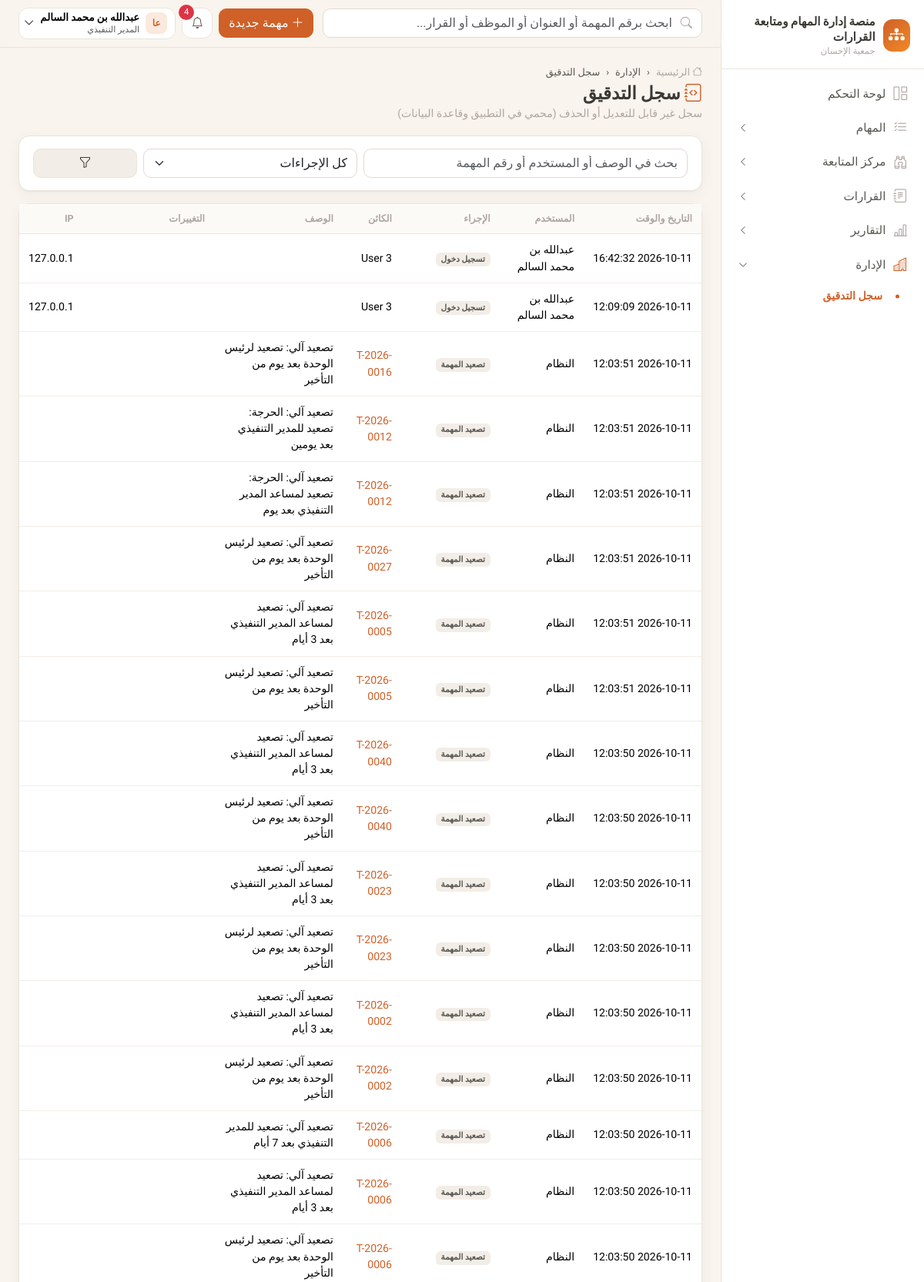
The page /settings/audit/ (signed in, upper part) on the database its author committed.
### apps/accounts/models.py (models this page shows, shortened)
class User(AbstractBaseUser, PermissionsMixin):
    email = models.EmailField("البريد الإلكتروني", unique=True)
    phone = models.CharField("رقم الجوال", max_length=20, unique=True, null=True, blank=True)
    full_name = models.CharField("الاسم الكامل", max_length=150)
    role = models.ForeignKey(Role, verbose_name="الدور", on_delete=models.PROTECT, null=True, related_name="users")
    is_active = models.BooleanField("الحساب نشط", default=True)
    is_staff = models.BooleanField(default=False)
    date_joined = models.DateTimeField(default=timezone.now)
    failed_login_count = models.PositiveSmallIntegerField(default=0)
    locked_until = models.DateTimeField(null=True, blank=True)
    otp_enabled = models.BooleanField("تفعيل التحقق الثنائي", default=False)
    must_change_password = models.BooleanField(default=False)
    objects = UserManager()
    USERNAME_FIELD = "email"
    EMAIL_FIELD = "email"
    REQUIRED_FIELDS = ["full_name"]
    class Meta:
        db_table = "users"
        verbose_name = "مستخدم"
        indexes = [models.Index(fields=["is_active"])]
    @cached_property
    def permission_codes(self):
        if not self.role_id:
            return frozenset()
        return frozenset(self.role.permissions.values_list("code", flat=True))

class Role(models.Model):
    code = models.CharField("الرمز", max_length=40, unique=True, choices=ROLES)
    name = models.CharField("الاسم", max_length=80)
    description = models.TextField("الوصف", blank=True)
    permissions = models.ManyToManyField(Permission, related_name="roles", blank=True, db_table="role_permissions")
    is_system = models.BooleanField(default=True)
    class Meta:
        db_table = "roles"
        verbose_name = "دور"

### apps/audit/models.py (models this page shows, shortened)
class AuditLog(models.Model):
    user = models.ForeignKey(settings.AUTH_USER_MODEL, null=True, blank=True, on_delete=models.SET_NULL, related_name="+")
    action = models.CharField(max_length=60, db_index=True)
    object_type = models.CharField(max_length=60, blank=True)
    object_id = models.CharField(max_length=60, blank=True)
    task = models.ForeignKey("tasks.Task", null=True, blank=True, on_delete=models.PROTECT, related_name="activity")
    description = models.TextField(blank=True)
    old_values = models.JSONField(null=True, blank=True)
    new_values = models.JSONField(null=True, blank=True)
    ip_address = models.GenericIPAddressField(null=True, blank=True)
    user_agent = models.CharField(max_length=300, blank=True)
    created_at = models.DateTimeField(auto_now_add=True, db_index=True)
    objects = ImmutableQuerySet.as_manager()
    class Meta:
        db_table = "audit_logs"
        ordering = ["-created_at", "-id"]
        indexes = [
            models.Index(fields=["task", "created_at"]),
            models.Index(fields=["object_type", "object_id"]),
            models.Index(fields=["user", "created_at"]),
        ]
    @property
    def action_label(self):
        return ACTIONS.get(self.action, self.action)

### apps/tasks/models.py (models this page shows, shortened)
class Task(models.Model):
    number = models.CharField("رقم المهمة", max_length=20, unique=True, null=True, blank=True)
    title = models.CharField("عنوان المهمة", max_length=250)
    description = models.TextField("وصف المهمة", blank=True)
    source = models.CharField("مصدر المهمة", max_length=30, choices=Source.choices, default=Source.STANDALONE)
    source_reference = models.CharField("مرجع المصدر", max_length=120, blank=True,
                                        help_text="رقم المراسلة أو الخطة أو المرجع الخارجي")
    task_type = models.ForeignKey(TaskType, verbose_name="نوع المهمة", null=True, blank=True, on_delete=models.SET_NULL, related_name="tasks")
    project = models.CharField("المشروع", max_length=150, blank=True)
    unit = models.ForeignKey("organization.Unit", verbose_name="الوحدة المسؤولة", on_delete=models.PROTECT, related_name="tasks")
    owner = models.ForeignKey("organization.Employee", verbose_name="المسؤول الرئيسي", on_delete=models.PROTECT, related_name="owned_tasks")
    created_by = models.ForeignKey(settings.AUTH_USER_MODEL, verbose_name="أنشأها", null=True, on_delete=models.SET_NULL, related_name="created_tasks")
    start_date = models.DateField("تاريخ البدء", default=timezone.localdate)
    due_date = models.DateField("تاريخ الاستحقاق")
    priority = models.CharField("الأولوية", max_length=20, choices=Priority.choices, default=Priority.NORMAL)
    confidentiality = models.CharField("مستوى السرية", max_length=20, choices=Confidentiality.choices, default=Confidentiality.NORMAL)
    status = models.CharField("الحالة", max_length=20, choices=Status.choices, default=Status.NEW)
    progress = models.PositiveSmallIntegerField("نسبة الإنجاز", default=0)
    expected_result = models.TextField("النتيجة المطلوبة", blank=True)
    success_indicator = models.CharField("مؤشر النجاح", max_length=250, blank=True)
    notes = models.TextField("ملاحظات", blank=True)
    requires_approval = models.BooleanField("يتطلب اعتماد الإنجاز", default=True)
    auto_progress = models.BooleanField("احتساب الإنجاز من المهام الفرعية", default=False)
    flag_needs_followup = models.BooleanField("بحاجة متابعة", default=False)
    flag_at_risk = models.BooleanField("مرشحة للتعثر", default=False)
    flag_stale = models.BooleanField("بدون تحديث", default=False)
    escalation_level = models.PositiveSmallIntegerField("مستوى التصعيد", default=0)
    needs_ed_decision = models.BooleanField("تتطلب قرار المدير التنفيذي", default=False)
    last_activity_at = models.DateTimeField("آخر تحديث", default=timezone.now)
    completed_at = models.DateTimeField("تاريخ الإنجاز", null=True, blank=True)
    approved_by = models.ForeignKey(settings.AUTH_USER_MODEL, null=True, blank=True, on_delete=models.SET_NULL, related_name="approved_tasks")
    approved_at = models.DateTimeField(null=True, blank=True)
    closed_at = models.DateTimeField(null=True, blank=True)
    created_at = models.DateTimeField(auto_now_add=True)
    updated_at = models.DateTimeField(auto_now=True)
    class Meta:
        db_table = "tasks"
        ordering = ["due_date", "-id"]
        indexes = [
            models.Index(fields=["status", "due_date"]),
            models.Index(fields=["unit", "status"]),
            models.Index(fields=["owner", "status"]),
            models.Index(fields=["priority", "status"]),
            models.Index(fields=["source"]),
            models.Index(fields=["last_activity_at"]),
            models.Index(fields=["created_at"]),
        ]
        constraints = [
            models.CheckConstraint(check=Q(progress__gte=0) & Q(progress__lte=100), name="task_progress_range"),
            models.CheckConstraint(check=Q(due_date__gte=models.F("start_date")), name="task_due_after_start"),
        ]
    def get_absolute_url(self):
        return reverse("tasks:detail", args=[self.pk])

### apps/core/views.py (the view)
# urls.py: path("audit/", views.audit_log, name="audit"),
@perm_required("admin.audit")
def audit_log(request):
    qs = AuditLog.objects.select_related("user", "task")
    q = request.GET.get("q", "").strip()
    if q:
        qs = qs.filter(Q(description__icontains=q) | Q(user__full_name__icontains=q) | Q(task__number__icontains=q))
    if request.GET.get("action"):
        qs = qs.filter(action=request.GET["action"])
    page = Paginator(qs, 40).get_page(request.GET.get("page"))
    return render(request, "core/audit.html", {"page_obj": page, "actions": sorted(ACTIONS.items(), key=lambda x: x[1])})

### apps/core/branding.py (called while the page is built)
def get_org():
    return get_setting("organization")

### apps/core/context_processors.py (called while the page is built)
def platform(request):
    org = get_org()
    ctx = {
        "ORG": org,
        "PLATFORM_NAME": org.get("platform_name") or "منصة إدارة المهام ومتابعة القرارات",
        "ORG_NAME": org.get("name"),
        "ORG_SHORT": org.get("short_name") or org.get("name"),
    }
    user = getattr(request, "user", None)
    if user and user.is_authenticated:
        from apps.notifications.models import Notification
        unread = Notification.objects.filter(recipient=user, is_read=False)
        ctx.update({
            "menu": build_menu(request),
            "unread_count": unread.count(),
            "latest_notifications": Notification.objects.filter(recipient=user).select_related("task")[:6],
            "current_employee": getattr(user, "employee", None),
        })
    return ctx

### apps/core/menu.py (called while the page is built)
def _visible(item, user):
    if item.get("perm") and not has_perm(user, item["perm"]):
        return False
    if item.get("needs_employee") and not getattr(user, "employee", None):
        return False
    return True

### apps/core/permissions.py (called while the page is built)
def has_perm(user, code):
    if not user or not user.is_authenticated or not user.is_active:
        return False
    if user.is_superuser:
        return True
    return code in user.permission_codes

def perm_required(*codes, any_of=False):
    def decorator(view):
        @wraps(view)
        def wrapper(request, *args, **kwargs):
            if not request.user.is_authenticated:
                from django.contrib.auth.views import redirect_to_login
                return redirect_to_login(request.get_full_path())
            checks = [has_perm(request.user, c) for c in codes]
            if (any_of and not any(checks)) or (not any_of and not all(checks)):
                raise PermissionDenied("ليس لديك صلاحية للوصول إلى هذه الصفحة")
            return view(request, *args, **kwargs)
        return wrapper
    return decorator

### apps/core/templatetags/ui.py (called while the page is built)
@register.filter
def can(user, code):
    return has_perm(user, code)

@register.filter
def initials(name):
    parts = (name or "").split()
    if not parts:
        return "؟"
    return parts[0][:1] + (parts[-1][:1] if len(parts) > 1 else "")

@register.filter
def get_item(d, key):
    try:
        return d.get(key)
    except AttributeError:
        return None

### apps/notifications/models.py (called while the page is built)
    @property
    def icon(self):
        return EVENTS.get(self.event, ("", "bi-bell", "secondary"))[1]

    @property
    def tone(self):
        return EVENTS.get(self.event, ("", "bi-bell", "secondary"))[2]

### templates/core/audit.html (shortened to what this page needs)
{% extends "base.html" %}
{% load ui %}
{% block breadcrumbs %}<li class="breadcrumb-item">الإدارة</li><li class="breadcrumb-item active">سجل التدقيق</li>{% endblock %}
{% block page_title %}<i class="bi bi-journal-code text-brand"></i> سجل التدقيق{% endblock %}
{% block page_sub %}سجل غير قابل للتعديل أو الحذف (محمي في التطبيق وقاعدة البيانات){% endblock %}
{% block content %}
<div class="card mb-3"><div class="card-body"><form class="row g-2">
  <div class="col-md-6"><input class="form-control" name="q" value="{{ request.GET.q }}" placeholder="بحث في الوصف أو المستخدم أو رقم المهمة"></div>
  <div class="col-md-4"><select name="action" class="form-select"><option value="">كل الإجراءات</option></select></div>
  <div class="col-md-2"><button class="btn btn-soft w-100"><i class="bi bi-funnel"></i></button></div>
</form></div></div>
<div class="card"><div class="table-responsive"><table class="table table-sm">
  <thead><tr><th>التاريخ والوقت</th><th>المستخدم</th><th>الإجراء</th><th>الكائن</th><th>الوصف</th><th>التغييرات</th><th>IP</th></tr></thead>
  <tbody>{% for a in page_obj %}<tr>
    <td class="small text-nowrap">{{ a.created_at|date:"Y-m-d H:i:s" }}</td><td class="small">{{ a.user.full_name|default:"النظام" }}</td>
    <td><span class="badge badge-soft">{{ a.action_label }}</span></td>
    <td class="small">{% if a.task %}<a href="{{ a.task.get_absolute_url }}">{{ a.task.number }}</a>{% else %}{{ a.object_type }} {{ a.object_id }}{% endif %}</td>
    <td class="small" style="max-width:280px">{{ a.description|truncatechars:120 }}</td>
    <td class="small"></td>
    <td class="small ltr">{{ a.ip_address|default:"" }}</td>
  </tr>{% endfor %}</tbody>
</table></div>{% include "partials/pagination.html" %}</div>
{% endblock %}

### templates/base.html (shortened to what this page needs)
{% load static ui %}<!doctype html>
<html lang="ar" dir="rtl">
<head>
  <link rel="stylesheet" href="https://cdn.jsdelivr.net/npm/bootstrap@5.3.3/dist/css/bootstrap.rtl.min.css">
  <link rel="stylesheet" href="https://cdn.jsdelivr.net/npm/bootstrap-icons@1.11.3/font/bootstrap-icons.min.css">
  <link rel="stylesheet" href="https://cdn.jsdelivr.net/npm/tom-select@2.3.1/dist/css/tom-select.bootstrap5.min.css">
  <link rel="stylesheet" href="{% static 'css/app.css' %}">
</head>
<body>
{% block body %}
<div class="app-shell">
  <aside class="sidebar" aria-label="القائمة الرئيسية">
    <div class="brand-box">
      {% if ORG.logo %}<img src="{% url 'branding_logo' %}" alt="" style="width:42px;height:42px;object-fit:contain;border-radius:10px">{% else %}<div class="brand-logo"><i class="bi bi-diagram-3-fill"></i></div>{% endif %}
      <div>
        <div class="brand-title">{{ PLATFORM_NAME }}</div>
        <div class="brand-sub">{{ ORG_SHORT }}</div>
      </div>
    </div>
    <nav>
      {% for item in menu %}
        {% if item.children %}
          <button class="nav-group-btn {% if item.active %}active{% endif %}" data-bs-toggle="collapse" data-bs-target="#nav-{{ forloop.counter }}" aria-expanded="{% if item.active %}true{% else %}false{% endif %}">
            <i class="bi {{ item.icon }}"></i><span>{{ item.label }}</span><i class="bi bi-chevron-left chev"></i>
          </button>
          <div class="collapse {% if item.active %}show{% endif %}" id="nav-{{ forloop.counter }}">
            <div class="nav-sub">
              {% for c in item.children %}<a href="{{ c.url }}" class="{% if c.active %}active{% endif %}">{{ c.label }}</a>{% endfor %}
            </div>
          </div>
        {% else %}
          <a class="nav-item-link {% if item.active %}active{% endif %}" href="{{ item.url }}"><i class="bi {{ item.icon }}"></i><span>{{ item.label }}</span></a>
        {% endif %}
      {% endfor %}
    </nav>
  </aside>
  <div class="main">
    <header class="topbar">
      <form class="search" action="{% url 'tasks:search' %}" method="get" role="search">
        <i class="bi bi-search"></i>
        <input class="form-control" type="search" name="q" value="{{ request.GET.q|default:'' }}" placeholder="ابحث برقم المهمة أو العنوان أو الموظف أو القرار...">
      </form>
      <div class="ms-auto d-flex align-items-center gap-2">
        {% if user|can:"tasks.create" %}
        <a href="{% url 'tasks:create' %}" class="btn btn-brand d-none d-md-inline-flex align-items-center gap-1"><i class="bi bi-plus-lg"></i> مهمة جديدة</a>
        {% endif %}
        <div class="dropdown">
          <button class="top-icon" data-bs-toggle="dropdown" aria-label="التنبيهات" data-unread-url="{% url 'notifications:unread_count' %}">
            <i class="bi bi-bell"></i>{% if unread_count %}<span class="dot">{{ unread_count }}</span>{% endif %}
          </button>
        </div>
        <div class="dropdown">
          <button class="user-chip" data-bs-toggle="dropdown">
            <span class="avatar sm">{{ user.full_name|initials }}</span>
            <span class="d-none d-sm-block text-start lh-sm">
              <span class="d-block small fw-semibold">{{ user.full_name }}</span>
              <span class="d-block text-muted" style="font-size:.7rem">{{ user.role.name|default:"—" }}</span>
            </span>
            <i class="bi bi-chevron-down small"></i>
          </button>
        </div>
      </div>
    </header>
    <main class="content">
      <div class="page-head">
        <div>
          <nav aria-label="breadcrumb"><ol class="breadcrumb">
            <li class="breadcrumb-item"><a href="{% url 'dashboard:home' %}"><i class="bi bi-house"></i> الرئيسية</a></li>
            {% block breadcrumbs %}{% endblock %}
          </ol></nav>
          <h1>{% block page_title %}{% endblock %}</h1>
          <div class="sub">{% block page_sub %}{% endblock %}</div>
        </div>
      </div>
      {% block content %}{% endblock %}
    </main>
  </div>
</div>
{% endblock %}
</body>
</html>

### rows shown on the page
User: full_name|initials "عا", full_name "عبدالله بن محمد السالم", role.name "المدير التنفيذي"
AuditLog: created_at "2026-10-11 16:42:32", user.full_name "عبدالله بن محمد السالم", action_label "تسجيل دخول", object_type "User", object_id "3", ip_address "127.0.0.1"
AuditLog: created_at "2026-10-11 12:09:09", user.full_name "عبدالله بن محمد السالم", action_label "تسجيل دخول", object_type "User", object_id "3", ip_address "127.0.0.1"
AuditLog: created_at "2026-10-11 12:03:51", user.full_name "النظام", action_label "تصعيد المهمة", task.number "T-2026-0016", description "تصعيد آلي: تصعيد لرئيس الوحدة بعد يوم من التأخير"
AuditLog: created_at "2026-10-11 12:03:51", user.full_name "النظام", action_label "تصعيد المهمة", task.number "T-2026-0012", description "تصعيد آلي: الحرجة: تصعيد للمدير التنفيذي بعد يومين"
AuditLog: created_at "2026-10-11 12:03:51", user.full_name "النظام", action_label "تصعيد المهمة", task.number "T-2026-0012", description "تصعيد آلي: الحرجة: تصعيد لمساعد المدير التنفيذي بعد يوم"
AuditLog: created_at "2026-10-11 12:03:51", user.full_name "النظام", action_label "تصعيد المهمة", task.number "T-2026-0027", description "تصعيد آلي: تصعيد لرئيس الوحدة بعد يوم من التأخير"
AuditLog: created_at "2026-10-11 12:03:51", user.full_name "النظام", action_label "تصعيد المهمة", task.number "T-2026-0005", description "تصعيد آلي: تصعيد لمساعد المدير التنفيذي بعد 3 أيام"
AuditLog: created_at "2026-10-11 12:03:51", user.full_name "النظام", action_label "تصعيد المهمة", task.number "T-2026-0005", description "تصعيد آلي: تصعيد لرئيس الوحدة بعد يوم من التأخير"
AuditLog: created_at "2026-10-11 12:03:50", user.full_name "النظام", action_label "تصعيد المهمة", task.number "T-2026-0040", description "تصعيد آلي: تصعيد لمساعد المدير التنفيذي بعد 3 أيام"
AuditLog: created_at "2026-10-11 12:03:50", user.full_name "النظام", action_label "تصعيد المهمة", task.number "T-2026-0040", description "تصعيد آلي: تصعيد لرئيس الوحدة بعد يوم من التأخير"
AuditLog: created_at "2026-10-11 12:03:50", user.full_name "النظام", action_label "تصعيد المهمة", task.number "T-2026-0023", description "تصعيد آلي: تصعيد لمساعد المدير التنفيذي بعد 3 أيام"
AuditLog: created_at "2026-10-11 12:03:50", user.full_name "النظام", action_label "تصعيد المهمة", task.number "T-2026-0023", description "تصعيد آلي: تصعيد لرئيس الوحدة بعد يوم من التأخير"
AuditLog: created_at "2026-10-11 12:03:50", user.full_name "النظام", action_label "تصعيد المهمة", task.number "T-2026-0002", description "تصعيد آلي: تصعيد لمساعد المدير التنفيذي بعد 3 أيام"
AuditLog: created_at "2026-10-11 12:03:50", user.full_name "النظام", action_label "تصعيد المهمة", task.number "T-2026-0002", description "تصعيد آلي: تصعيد لرئيس الوحدة بعد يوم من التأخير"
AuditLog: created_at "2026-10-11 12:03:50", user.full_name "النظام", action_label "تصعيد المهمة", task.number "T-2026-0006", description "تصعيد آلي: تصعيد للمدير التنفيذي بعد 7 أيام"
AuditLog: created_at "2026-10-11 12:03:50", user.full_name "النظام", action_label "تصعيد المهمة", task.number "T-2026-0006", description "تصعيد آلي: تصعيد لمساعد المدير التنفيذي بعد 3 أيام"
AuditLog: created_at "2026-10-11 12:03:50", user.full_name "النظام", action_label "تصعيد المهمة", task.number "T-2026-0006", description "تصعيد آلي: تصعيد لرئيس الوحدة بعد يوم من التأخير"

### other values the page prints
{{ PLATFORM_NAME }} "منصة إدارة المهام ومتابعة القرارات"
{{ ORG_SHORT }} "جمعية الإحسان"
{{ item.label }} "لوحة التحكم"
{{ item.label }} "المهام" "مركز المتابعة" "القرارات" "التقارير" "الإدارة"
{{ c.label }} "سجل التدقيق"
{{ unread_count }} "4"
